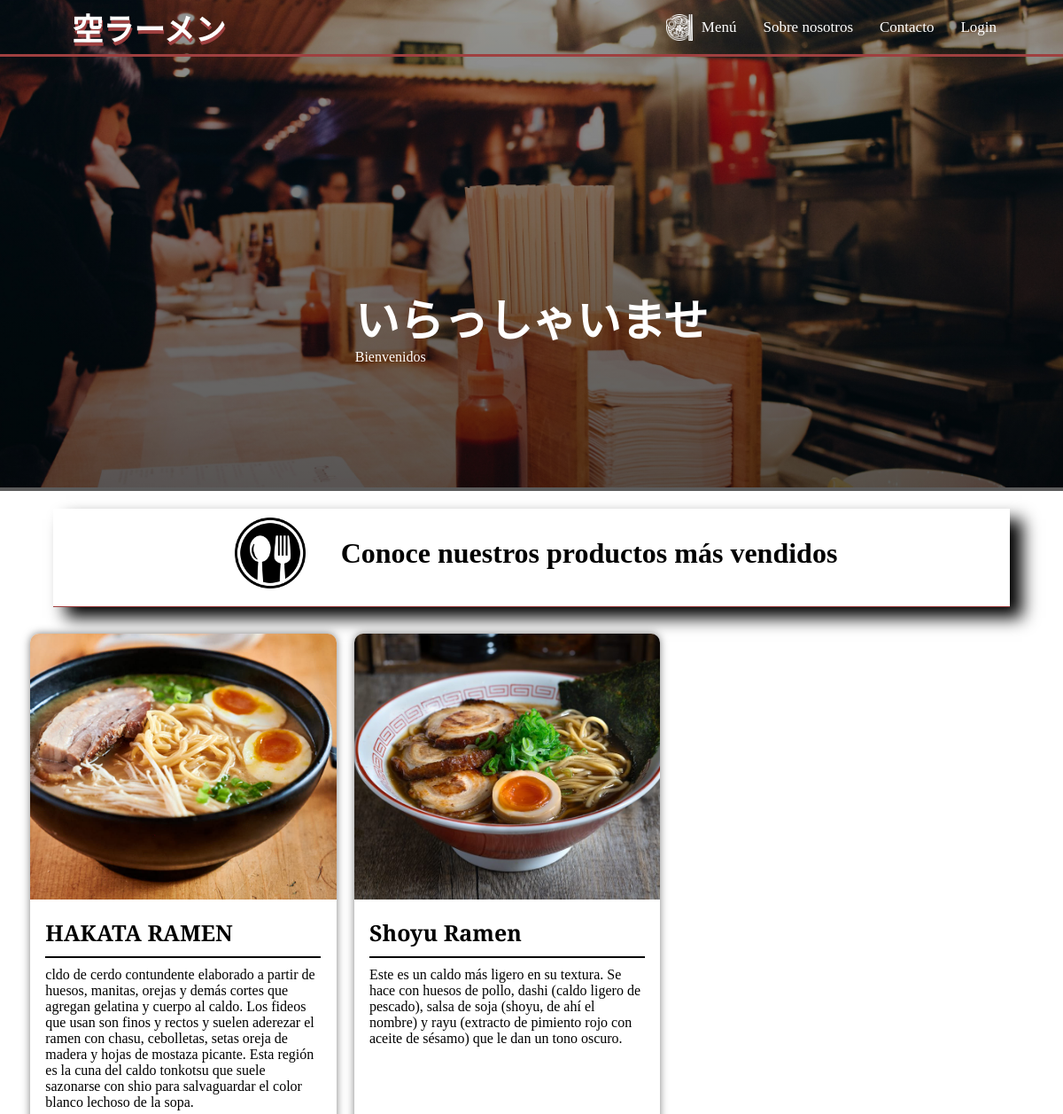
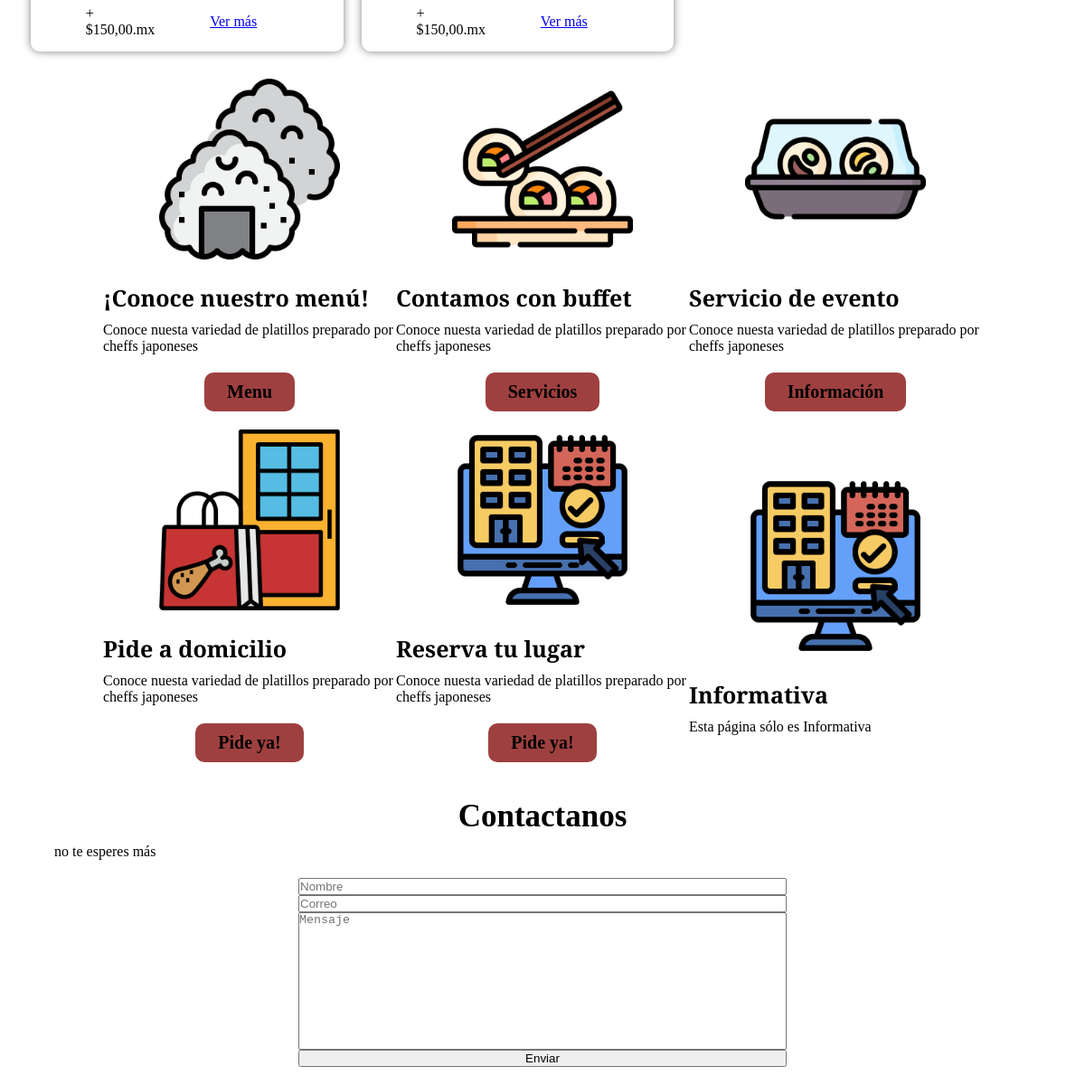
The page / on the database its author committed (2 pictures, top to bottom).
### tables this page shows
CREATE TABLE Productos(
    idProducto smallint AUTO_INCREMENT,
    nombreProducto varchar(30) NOT NULL,
    descripcionProducto varchar(500) NOT NULL,
    fotoProducto varchar(100) NOT NULL,
    precioProducto decimal(10,2) NOT NULL,
    idCatagolo smallint NOT NULL,
    PRIMARY KEY(idProducto),
    UNIQUE(nombreProducto),
    FOREIGN KEY (idCatagolo) REFERENCES Catagolo(idCatagolo)
);

### index.php (called while the page is built, shortened)
<?php
require_once("Helpers/Helpers.php");
    $url = !empty( $_GET['url']) ? $_GET['url']: 'home/home';
    $arrUrl = explode("/", $url);
    $controller  = $arrUrl[0];
    $metodo = $arrUrl[0];
    if(!empty( $arrUrl[1])){
        if( $arrUrl[1] != ""){
            $metodo = $arrUrl[1];
        }
    }
    require_once("Assets/Libraries/Core/Load.php");
?>

### Assets/Libraries/Core/Controllers.php (called while the page is built, shortened)
<?php
class Controllers{
    public function loadModel(){
        $model= get_class($this)."Model";
        $routClass = "Models/".$model.".php";
    }
}

### Assets/Libraries/Core/Conexion.php (called while the page is built)
<?php
class Conexion{
    private $conect;
    public function __construct(){
        $connectionString = "mysql:host=".DB_HOST.";dbname=".DB_NAME.";.DB_CHARSET.";
        try{
            $this->conect = new PDO($connectionString, DB_USER, DB_PASSWORD);
            $this->conect->setAttribute(PDO::ATTR_ERRMODE, PDO::ERRMODE_EXCEPTION);
        }catch(PDOException $e){
            $this->conect = 'Error de conexion';
            echo "Error: ".$e->getMessage();
    }
    }
    public function conect(){
        return $this->conect;
    }
}

### Assets/Libraries/Core/Mysql.php (called while the page is built, shortened)
<?php
class Mysql extends Conexion{
    private $conexion;
    public function __construct(){
        $this->conexion = new Conexion();
        $this->conexion = $this->conexion->conect();
    }
    public function SelectAll(string $strquery){
        $this->strquery = $strquery;
        $result = $this->conexion->prepare($this->strquery);
        $result->execute();
        $data = $result->fetchall(PDO::FETCH_ASSOC);
        return $data;
    }
}

### Assets/Libraries/Core/Views.php (called while the page is built)
<?php
    class Views{
        function getView($controller, $view, $data=""){
            $controller = get_class($controller);
            if($controller == "home"){
                $view = "Views/".$view.".php";
            }else if($controller == "Login"){
                $view = "Views/".$view.".php";
            }else if($controller == "Menu"){
                $view = "Views/".$view.".php";
            }elseif($controller == "Perfil"){
                $view = "Views/".$view.".php";
            }elseif($controller == "Perfil/Configuracion"){
                $view = "Views/".$view.".php";
                var_dump($view);
            }elseif($controller == "Roles"){
                $view = "Views/".$view.".php";
            }else{
                $view = "Views/".$controller."/".$view.".php";
            }
            require_once($view);
        }
    }

### Controllers/home.php (called while the page is built, shortened)
<?php
class home extends Controllers{
    public function home(){
        $data['page_id'] = 1;
        $data['tag_page'] =  "いらっしゃいませ | Sora Ramen";
        $data['page_title'] = "いらっしゃいませ";
        $data['page_name'] = "Inicio";
        $datosProducto = $this->model->getProducto();
        $data['page_productos'] = $datosProducto;
        $this->view->getView($this, "home", $data);
    }
}

### Helpers/Helpers.php (called while the page is built, shortened)
<?php
function media()
{
    return BASE_URL."Assets/";
}
    function formatMoney($cantidad){
        $cantidad = number_format($cantidad,2,SPD,SPM);
        return $cantidad;
    }

### Models/homeModel.php (called while the page is built, shortened)
<?php
class homeModel extends Mysql{
    public function getProducto(){
      $sql = "SELECT * FROM Productos";
      $request = $this->SelectAll($sql);
      return $request;
    }
}

### Views/home.php (the view, shortened to what this page needs)
<!DOCTYPE html>
<html lang="en">
<head>
    <link rel="stylesheet" href="Assets/Style/style.css">
</head>
<body>
    <?php require_once("Views/Estructura/menu.php"); ?>
    <div class="cabeceraHome">
        <div class="imgCabecera">
            <img src="Assets/Img/fondo.jpg" alt="">
           <div class="inicioPreubas">
           <h1><?php echo $data['page_title'] ?></h1>
           <p>Bienvenidos</p>
           </div>
            <div class="degradado"></div>
        </div>
    </div>
    <main class="ProductosyServiciosHome">
        <div class="imgTituloInicio">
           <img src="<?php echo media(); ?>Img/Iconos/cubiertos.png" alt="Ícono de cubiertos">
           <h1>Conoce nuestros productos más vendidos</h1>
        </div>
    <div class="barraProductos">
        <?php foreach ($data['page_productos'] as $productosI) { ?>
            <div class="cardProductos">
                <img src="<?php echo $productosI['fotoProducto'] ?>" alt="">
                <div class="contenidocardProductos">
                    <h2><?php echo $productosI['nombreProducto'] ?></h2>
                    <p><?php echo $productosI['descripcionProducto'] ?></p>
                </div>
                <div class="footerCardProductos">
                   <div class="pedidoPrecio">
                   +
                   <p>$<?php echo formatMoney($productosI['precioProducto']) ?>.mx</p>
                   </div>
                    <a href="Producto/Ramen/<?php  echo $productosI['idProducto'] ?>">Ver más</a>
                </div>
            </div>
        <?php } ?>
    </div>
    <div class="servicios">
        <div class="datosServicios">
            <img src="<?php echo media() ?>/Img/Iconos/onigiri.png" alt="">
            <h2>¡Conoce nuestro menú!</h2>
            <p>Conoce nuesta variedad de platillos preparado por  cheffs japoneses</p>
            <div class="barraBoton">
                <a class="botonNaranja" href="Menu">Menu</a>
            </div>
        </div>
        <div class="datosServicios">
            <img src="<?php echo media() ?>/Img/Iconos/sushi.png" alt="">
            <h2>Contamos con buffet</h2>
            <p>Conoce nuesta variedad de platillos preparado por  cheffs japoneses</p>
            <div class="barraBoton">
                <a class="botonNaranja" href="Servicios">Servicios</a>
            </div>
        </div>
        <div class="datosServicios">
            <img src="<?php echo media() ?>/Img/Iconos/sushillevar.png" alt="">
            <h2>Servicio de evento</h2>
            <p>Conoce nuesta variedad de platillos preparado por  cheffs japoneses</p>
            <div class="barraBoton">
                <a class="botonNaranja" href="Servicios">Información</a>
            </div>
        </div>
        <div class="datosServicios">
            <img src="<?php echo media() ?>/Img/Iconos/entregadomicilio.png" alt="">
            <h2>Pide a domicilio</h2>
            <p>Conoce nuesta variedad de platillos preparado por  cheffs japoneses</p>
            <div class="barraBoton">
                <a class="botonNaranja" href="Login">Pide ya!</a>
            </div>
        </div>
        <div class="datosServicios">
            <img src="<?php echo media() ?>/Img/Iconos/reservacion.png" alt="">
            <h2>Reserva tu lugar</h2>
            <p>Conoce nuesta variedad de platillos preparado por  cheffs japoneses</p>
            <div class="barraBoton">
                <a class="botonNaranja" href="Login">Pide ya!</a>
            </div>
        </div>
        <div class="datosServicios">
            <img src="<?php echo media() ?>/Img/Iconos/reservacion.png" alt="">
            <h2>Informativa</h2>
            <p>Esta página sólo es Informativa</p>
        </div>
    </div>
    </main>
    <div class="contactanos">
        <h2>Contactanos</h2>
        <p>no te esperes más</p>
        <form class="formularioIndex" action="">
            <input type="text" placeholder="Nombre">
            <input type="email" placeholder="Correo">
            <textarea name="" id="" cols="30" rows="10" placeholder="Mensaje"></textarea>
            <input type="submit" value="Enviar">
        </form>
    </div>
</body>
</html>

### Assets/Libraries/Core/Load.php (shortened to what this page needs)
<?php
    $controllerFile =  "Controllers/".$controller.".php";
    if(file_exists($controllerFile)){
        $controller = new $controller();
        if(method_exists($controller, $metodo)){
            $controller->{$metodo}($param);
        }else{
            require_once("Controllers/Error.php");
        }
    }else{
        require_once("Controllers/Error.php");
    }

### Views/Estructura/menu.php (shortened to what this page needs)
<nav class="menu-principal" id="Menu">
        <div class="estructura-menu">
            <div class="logoMenu">
              <a href="home"> <p>空ラーメン</p></a>
            </div>
            <div class="itemMenu">
                <ul class="itemListnav" id="itemListnav">
                    <div class="item">
                    <a href="Menu"><div><img src="Assets/Img/Iconos/ramen.png" alt="Icono de platillos" class="iconosMenu"> Menú</div></a>
                    </div>
                    <div class="item">
                        <div><a href="">Sobre nosotros</a></div>
                    </div>
                    <div class="item">
                        <div><a href="">Contacto</a></div>
                    </div>
                    <div class="item">
                        <div><a href="Login">Login</a></div>
                    </div>
                </ul>
            </div>
        </div>
    </nav>

### Assets/Style/style.css (style rules this page uses)
:root { --textosJaponese: "Noto Sans JP", sans-serif; --titulosCArd: "Zilla Slab", serif; --colorPrimario: #000000; --colorSecundario: #9f4040; --colorComplementario: #9f4040; }
* { margin: 0; padding: 0; box-sizing: border-box; }
.menu-principal { width: 100%; background-color:transparent; position: fixed; border-bottom: 3px solid var(--colorComplementario); z-index: 1; }
.estructura-menu { width: 90%; margin: auto; display: flex; }
.logoMenu { align-items: center; width: 20%; display: flex; justify-content: center; }
.logoMenu a { outline: none; text-decoration: none; }
.logoMenu p { font-size: 35px; font-weight: bold; color: #fff; text-shadow: 1px 4px var(--colorComplementario); padding: 5px 0; }
.itemMenu { width: 80%; display: flex; justify-content: flex-end; }
.itemListnav { width: 90%; display: flex; justify-content: flex-end; }
.item { align-self: center; padding: 15px; font-size: 17px; }
.item a { text-decoration: none; color: #fff; }
.item div { display: flex; align-items: center; }
.iconosMenu { width: 30px; margin-right: 10px; }
.imgCabecera { position: relative; }
.imgCabecera img { width: 100%; height: 550px; object-fit: cover; }
.imgCabecera .degradado { position: absolute; top: 0; left: 0; width: 100%; height: 100%; background: linear-gradient(to bottom, rgba(0, 0, 0, 0.5), rgba(0, 0, 0, 0.8)); opacity: 0.8; }
.imgCabecera h1 { font-size: 50px; }
.inicioPreubas { position: absolute; top: 50%; right: 50%; transform: translate(50%,50%); z-index: 1; color: #fff; }
.ProductosyServiciosHome { display: flex; align-items: center; justify-content: center; align-items: center; flex-wrap: wrap; margin: 20px 0; }
.imgTituloInicio { display: flex; justify-content: center; width: 90%; margin: 0 auto; padding-bottom: 10px; border-bottom: 1px solid var(--colorComplementario); box-shadow: 14px 12px 18px; }
.imgTituloInicio img { width: 100px; padding: 10px; }
.imgTituloInicio h1 { align-content: center; margin-left: 30px; }
.barraProductos { width: 96%; margin: 20px auto; display: flex; flex-wrap: wrap; }
.cardProductos { display: flex; flex-direction: column; width: 30%; margin: 10px; box-shadow: 0 0 10px rgba(0,0,0,0.5); border-radius: 10px; overflow: hidden; }
.cardProductos img { width: 100%; height: 300px; object-fit: cover; }
.contenidocardProductos { width: 90%; margin: 10px auto; }
.contenidocardProductos h2 { font-size: 25px; margin: 10px 0; padding-bottom: 10px; font-weight: bold; font-family: var(--titulosCArd); border-bottom: 2px solid; }
.footerCardProductos { display: flex; width: 90%; justify-content: space-evenly; align-items: center; margin-top: auto; padding-bottom: 15px; }
.servicios { display: flex; flex-wrap: wrap; justify-content: center; align-items: center; margin: 0 auto; width: 90%; }
.datosServicios { width: 30%; display: flex; flex-direction: column; justify-content: center; }
.datosServicios img { width: 200px; align-self: center; padding-bottom: 15px; }
.datosServicios h2 { padding: 10px 0; font-size: 25px; font-weight: bold; font-family: var(--titulosCArd); }
.barraBoton { display: flex; justify-content: center; margin: 20px 0; }
.botonNaranja { padding: 10px 25px; background-color: var(--colorComplementario); color: #000; text-decoration: none; font-weight: bold; font-size: 20px; border-radius: 10px; }
.contactanos { margin: 20px auto; width: 90%; }
.contactanos h2 { text-align: center; width: 90%; margin: 10px auto; font-size: 35px; }
.formularioIndex { width: 50%; margin: 20px auto; display: flex; flex-direction: column; }
textarea { resize: none; }

### rows shown on the page
productos: fotoProducto (picture), nombreProducto "HAKATA RAMEN", descripcionProducto "cldo de cerdo contundente elaborado a partir de huesos, manitas, orejas y demás cortes que agregan gelatina y cuerpo al caldo. Los fideos que usan son finos y rectos y suelen aderezar el ramen con chasu, cebolletas, setas oreja de madera y hojas de mostaza picante. Esta región es la cuna del caldo tonkotsu que suele sazonarse con shio para salvaguardar el color blanco lechoso de la sopa.", precioProducto "150,00"
productos: fotoProducto (picture), nombreProducto "Shoyu Ramen", descripcionProducto "Este es un caldo más ligero en su textura. Se hace con huesos de pollo, dashi (caldo ligero de pescado), salsa de soja (shoyu, de ahí el nombre) y rayu (extracto de pimiento rojo con aceite de sésamo) que le dan un tono oscuro.", precioProducto "150,00"

### other values the page prints
$data['page_title'] "いらっしゃいませ"
